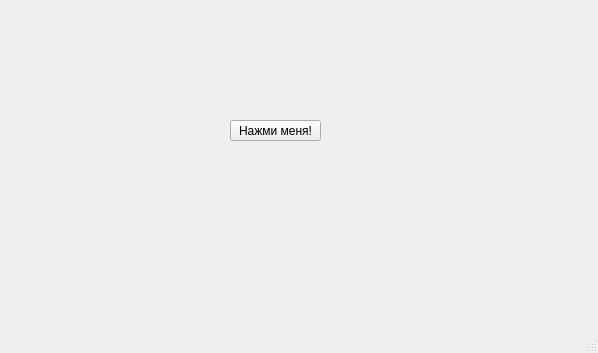
<?xml version="1.0" encoding="UTF-8"?>
<ui version="4.0">
 <class>MainWindow</class>
 <widget class="QMainWindow" name="MainWindow">
  <property name="geometry">
   <rect>
    <x>0</x>
    <y>0</y>
    <width>598</width>
    <height>353</height>
   </rect>
  </property>
  <property name="windowTitle">
   <string>MainWindow</string>
  </property>
  <widget class="QWidget" name="centralwidget">
   <widget class="QPushButton" name="Button">
    <property name="geometry">
     <rect>
      <x>230</x>
      <y>120</y>
      <width>91</width>
      <height>21</height>
     </rect>
    </property>
    <property name="text">
     <string>Нажми меня!</string>
    </property>
   </widget>
  </widget>
  <widget class="QMenuBar" name="menubar">
   <property name="geometry">
    <rect>
     <x>0</x>
     <y>0</y>
     <width>598</width>
     <height>21</height>
    </rect>
   </property>
  </widget>
  <widget class="QStatusBar" name="statusbar"/>
 </widget>
 <resources/>
 <connections/>
</ui>
